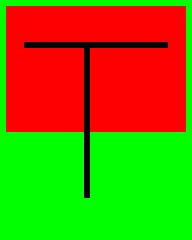
#> input picture Data/box-32x40x24.bmp, 32 x 40 px (shown 6 times larger); the run also reads 1 picture not shown here
$ python cvorb_match.py Data/box-32x40x24.bmp Data/test.bmp out.png
#> lines starting #> are read from the running program, lines starting #| are printed output that depends on the picture
#!/usr/bin/env python3

from argparse import ArgumentParser

parser = ArgumentParser()
parser.add_argument('source0')
parser.add_argument('source1')
parser.add_argument('destination')

args = parser.parse_args()

import cv2 as cv
img0 = cv.imread(args.source0,0)
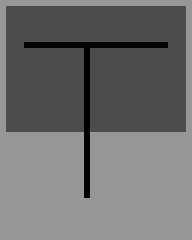
#> img0: shape (40, 32) (shown 6 times larger); min 0, max 150, mean 110
img1 = cv.imread(args.source1,0)
#> img1: shape (62, 101); every value is 255
# Initiate ORB detector
orb = cv.ORB_create(nfeatures=1000)

# find the keypoints with ORB
kp0 = orb.detect(img0,None)
#> kp0 = ()
kp1 = orb.detect(img1,None)
#> kp1 = ()

# compute the descriptors with ORB
kp0, des0 = orb.compute(img0, kp0)
kp1, des1 = orb.compute(img1, kp1)

# draw only keypoints location, not size and orientation
# img2 = cv.drawKeypoints(img, kp, None, color=(0,255,0), flags=0)

# img2 = cv.drawMatchesKnn(img0,kp0,img1,kp1,good,None,flags=cv.DrawMatchesFlags_NOT_DRAW_SINGLE_POINTS)

# BFMatcher with default params
bf = cv.BFMatcher()
matches = bf.knnMatch(des0,des1,k=2)
#> matches = ()

# Apply ratio test
good = []
for m,n in matches:
    if m.distance < 0.75*n.distance:
        good.append([m])
#> this loop made 0 passes
#> after the loop, good = []
# cv.drawMatchesKnn expects list of lists as matches.
img2 = cv.drawMatchesKnn(img0,kp0,img1,kp1,good,None,flags=cv.DrawMatchesFlags_NOT_DRAW_SINGLE_POINTS)
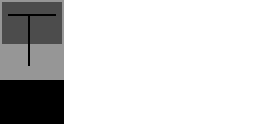
#> img2: shape (62, 133, 3) (shown 2 times larger); min 0, max 255, mean 210.7
cv.imwrite(args.destination, img2)
